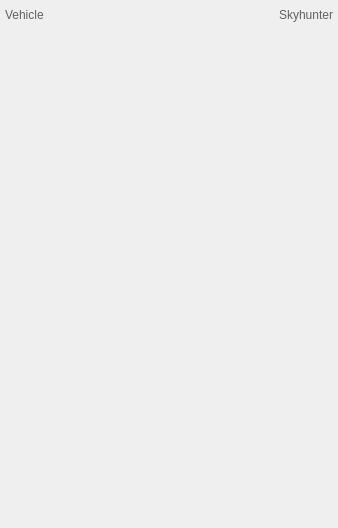
<?xml version="1.0" encoding="UTF-8"?>
<ui version="4.0">
 <class>configvehiclesettings</class>
 <widget class="QWidget" name="configvehiclesettings">
  <property name="geometry">
   <rect>
    <x>0</x>
    <y>0</y>
    <width>338</width>
    <height>528</height>
   </rect>
  </property>
  <property name="windowTitle">
   <string>Form</string>
  </property>
  <widget class="QLabel" name="windowLabel">
   <property name="geometry">
    <rect>
     <x>5</x>
     <y>5</y>
     <width>100</width>
     <height>20</height>
    </rect>
   </property>
   <property name="styleSheet">
    <string notr="true">QLabel{
	color: #616161
}</string>
   </property>
   <property name="text">
    <string>Vehicle</string>
   </property>
  </widget>
  <widget class="QLabel" name="loadedVehicle">
   <property name="geometry">
    <rect>
     <x>90</x>
     <y>5</y>
     <width>243</width>
     <height>20</height>
    </rect>
   </property>
   <property name="styleSheet">
    <string notr="true">QLabel{
	color: #616161
}</string>
   </property>
   <property name="text">
    <string>&lt;html&gt;&lt;head/&gt;&lt;body&gt;&lt;p align=&quot;right&quot;&gt;Skyhunter&lt;/p&gt;&lt;/body&gt;&lt;/html&gt;</string>
   </property>
  </widget>
  <widget class="QWidget" name="advancedButton" native="true">
   <property name="geometry">
    <rect>
     <x>0</x>
     <y>498</y>
     <width>113</width>
     <height>30</height>
    </rect>
   </property>
   <property name="styleSheet">
    <string notr="true"/>
   </property>
  </widget>
  <widget class="QWidget" name="loadVehicleButton" native="true">
   <property name="geometry">
    <rect>
     <x>113</x>
     <y>498</y>
     <width>113</width>
     <height>30</height>
    </rect>
   </property>
   <property name="styleSheet">
    <string notr="true"/>
   </property>
  </widget>
  <widget class="QWidget" name="saveVehicleButton" native="true">
   <property name="geometry">
    <rect>
     <x>226</x>
     <y>498</y>
     <width>113</width>
     <height>30</height>
    </rect>
   </property>
   <property name="styleSheet">
    <string notr="true"/>
   </property>
  </widget>
  <widget class="QWidget" name="settingsArea" native="true">
   <property name="geometry">
    <rect>
     <x>15</x>
     <y>30</y>
     <width>308</width>
     <height>468</height>
    </rect>
   </property>
  </widget>
  <widget class="QLabel" name="overlay">
   <property name="geometry">
    <rect>
     <x>0</x>
     <y>0</y>
     <width>338</width>
     <height>30</height>
    </rect>
   </property>
   <property name="text">
    <string/>
   </property>
  </widget>
  <zorder>windowLabel</zorder>
  <zorder>loadedVehicle</zorder>
  <zorder>saveVehicleButton</zorder>
  <zorder>loadVehicleButton</zorder>
  <zorder>advancedButton</zorder>
  <zorder>settingsArea</zorder>
  <zorder>overlay</zorder>
 </widget>
 <resources/>
 <connections/>
</ui>
